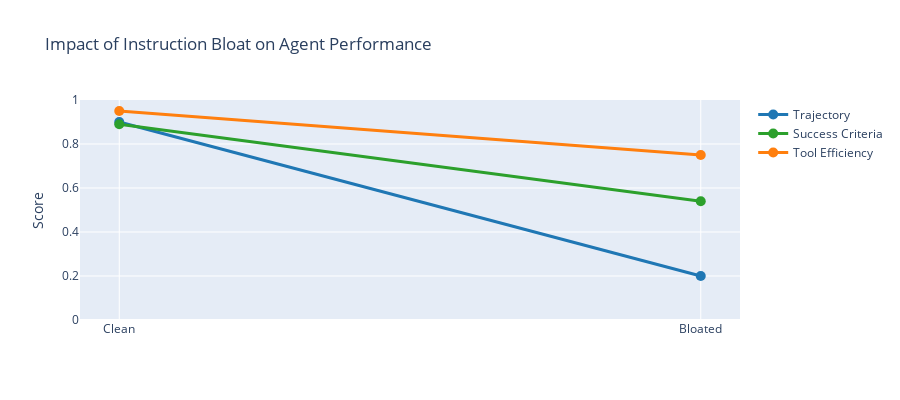

Notebook code cell kept with this figure:
### Markdown cell above
### Analyzing Instruction Bloat Impact

Let's see how extra instructions affected performance:

### Code cell
# Extract and compare instruction bloat impact
clean_baseline_metrics = get_metrics_from_experiment(noise_experiments["100-pct-relevant"])
bloated_metrics = get_metrics_from_experiment(noisy_instruction_experiment)

# Create multi-line plot showing metric degradation
fig = go.Figure()

fig.add_trace(go.Scatter(
    x=['Clean', 'Bloated'],
    y=[clean_baseline_metrics.get("llm_trajectory", 0), bloated_metrics.get("llm_trajectory", 0)],
    mode='lines+markers',
    name='Trajectory',
    line=dict(color='#1f77b4', width=3),
    marker=dict(size=10)
))

fig.add_trace(go.Scatter(
    x=['Clean', 'Bloated'],
    y=[clean_baseline_metrics.get("success_criteria", 0), bloated_metrics.get("success_criteria", 0)],
    mode='lines+markers',
    name='Success Criteria',
    line=dict(color='#2ca02c', width=3),
    marker=dict(size=10)
))

fig.add_trace(go.Scatter(
    x=['Clean', 'Bloated'],
    y=[clean_baseline_metrics.get("tool_efficiency", 0), bloated_metrics.get("tool_efficiency", 0)],
    mode='lines+markers',
    name='Tool Efficiency',
    line=dict(color='#ff7f0e', width=3),
    marker=dict(size=10)
))

fig.update_layout(
    title="Impact of Instruction Bloat on Agent Performance",
    yaxis_title="Score",
    yaxis=dict(range=[0, 1.0]),
    height=400,
    hovermode='x unified'
)

fig.show()

# Create comparison table
instruction_impact = {
    "Metric": ["Trajectory", "Success Criteria", "Tool Efficiency"],
    "Clean Instructions": [
        f"{clean_baseline_metrics.get('llm_trajectory', 0):.2f}",
        f"{clean_baseline_metrics.get('success_criteria', 0):.2f}",
        f"{clean_baseline_metrics.get('tool_efficiency', 0):.2f}"
    ],
    "Bloated Instructions": [
        f"{bloated_metrics.get('llm_trajectory', 0):.2f}",
        f"{bloated_metrics.get('success_criteria', 0):.2f}",
        f"{bloated_metrics.get('tool_efficiency', 0):.2f}"
    ]
}

df_instructions = pd.DataFrame(instruction_impact)
display(df_instructions)

print("\nKey Findings: Verbose instructions from irrelevant domains degrade trajectory match and success criteria. Focused instructions improve tool selection and agent performance.")

### Figure 1 — Plotly figure (JSON) as saved in the notebook; plotly's stock layout.template omitted (floating-point values rounded to 4 significant figures)
{"data": [{"line": {"color": "#1f77b4", "width": 3}, "marker": {"size": 10}, "mode": "lines+markers", "name": "Trajectory", "type": "scatter", "x": ["Clean", "Bloated"], "y": [0.9, 0.2]}, {"line": {"color": "#2ca02c", "width": 3}, "marker": {"size": 10}, "mode": "lines+markers", "name": "Success Criteria", "type": "scatter", "x": ["Clean", "Bloated"], "y": [0.89, 0.54]}, {"line": {"color": "#ff7f0e", "width": 3}, "marker": {"size": 10}, "mode": "lines+markers", "name": "Tool Efficiency", "type": "scatter", "x": ["Clean", "Bloated"], "y": [0.95, 0.75]}], "layout": {"height": 400, "hovermode": "x unified", "title": {"text": "Impact of Instruction Bloat on Agent Performance"}, "yaxis": {"range": [0, 1], "title": {"text": "Score"}}}}
